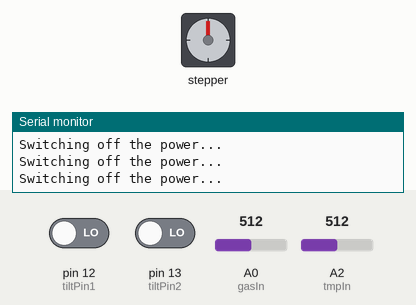
This sketch was run on a simulated Arduino Uno, built with avr-gcc and run on an emulated ATmega328P. Shown: stepper motor, the last lines printed to the serial monitor. The test bench sets the inputs (shaded band); at power-on: A2 (tmpIn) = 512, A0 (gasIn) = 512, pin 12 (tiltPin1) LOW, pin 13 (tiltPin2) LOW. Stepper angles assume 400 steps per turn.

Above: at 1.2 s.
1.3 s: A2 (tmpIn) set to 216
4.3 s: A2 (tmpIn) set to 188
At 5.5 s:
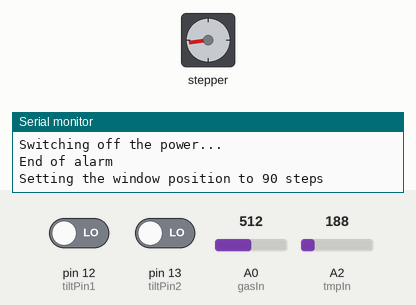
5.9 s: A2 (tmpIn) set to 210
At 6.19 s:
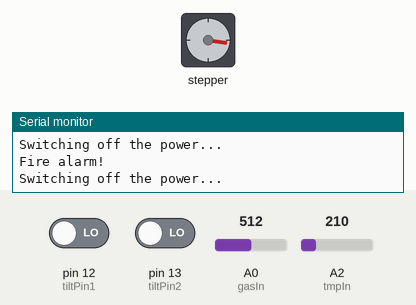
8.9 s: A2 (tmpIn) set to 190
At 9.4 s:
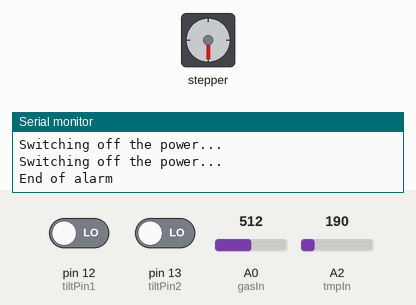
10.4 s: A0 (gasIn) set to 608
11.9 s: A0 (gasIn) set to 633
At 12.32 s:
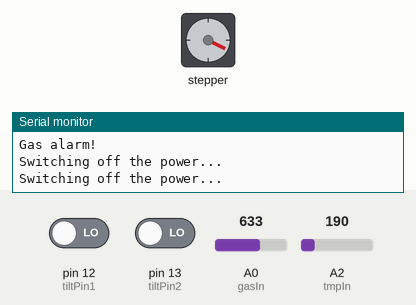
Timing chart, 0 to 15.9 s (numbered marks = the images above; inputs shaded):
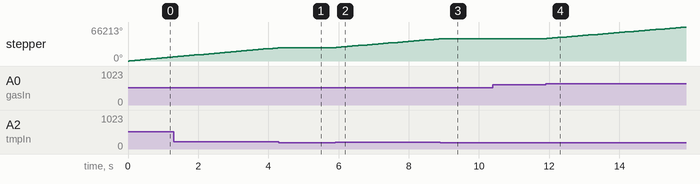

The sketch:

main.ino
```cpp
#include <Servo.h>
#include <Stepper.h>

int howManyTime();

class Device {
    protected:
        byte pin;
        bool automatic = 1;
        int from = 0;
        int to = 0;

    public:
        Device(char pin) {
            this->pin = pin;
        }

        byte getPin(){
            return this->pin;
        }

        bool isAuto() {
            bool result;
            if (this->automatic) {
                if (from > to) {
                    result = (howManyTime() > from || howManyTime() < to);
                } else if (from < to) {
                    result = (howManyTime() > from && howManyTime() < to);
                } else result = 1;
            } else result = 0;
            return result;
        }

        void setAuto(int _from = 0, int _to = 0){
            this->automatic = true;

            this->from = _from;
            Serial.print("From ");
            Serial.print(this->from, DEC);
            this->to = _to;
            Serial.print(" to ");
            Serial.println(this->to, DEC);
        }

        void setManual() {
            this->automatic = false;
        }
};

//Digital input/output
const byte RX = 0;
const byte TX = 1;
Device power(3);
Device window(6);
const byte alarm = 11;
const byte tiltPin1 = 12;
const byte tiltPin2 = 13;

//Analog input/output
const byte gasIn = 0;
const byte tmpIn = 2;

//Time of launching
int startupClock = 0;

//Engines
Stepper windowEngine(400, 6, 7);

//Room conditions and modes
bool moving;
byte windowPosA = 0, windowPosB = 0, alarmType = 0, called = 0;
char commandString[6];
int premillis = 0;

void setup()
{
    Serial.begin(115200);

    //initialization of WiFi-module
    send("AT+CWMODE=2", 10);
    send("AT+CIFSR", 10);
    send("AT+CIPMUX=1", 10);
    send("AT+CIPSERVER=1,80", 10);

    windowEngine.setSpeed(3000);

    //no alarm while the signal is
    digitalWrite(alarm, HIGH);
}

void loop()
{
    check();

    if (!alarmType) {
        digitalWrite(alarm, HIGH);

        cmd();
        temperatureControl();
    } else {
        at_alarm();
        Serial.println("Switching off the power...");
        digitalWrite(power.getPin(), LOW);
        if (called != alarmType) calling(alarmType);
    }

    delay(100);
}

//TODO: Split this function, it is too large
void cmd() {
    int len= 0;
    while (Serial.available() > 0) {
        commandString[len] = Serial.read();
        delay(1);
        len++;
    }
    commandString[len] = '\0';

    if (len) {
        int from = (!commandString[0] && !commandString[2]) ? commandString[2] * 60 + commandString[3] : 0;
        int to = (!commandString[0] && !commandString[2]) ? commandString[4] * 60 + commandString[5] : 0;

        switch(commandString[0]) {
            case 0:
                switch (commandString[1]) {
                    case 3:
                        Serial.println("Automatic mode for the power");
                        power.setAuto(from, to);
                        break;
                    case 6:
                    case 7:
                        Serial.println("Automatic mode for the window");
                        window.setAuto(from, to);
                        break;
                    default:
                        Serial.println("Wrong device");
                }
                break;
            case 1:
                switch (commandString[1]) {
                    case 3:
                        Serial.print("Switching power to ");
                        Serial.println(!digitalRead(power.getPin()));

                        power.setManual();
                        break;
                    case 6:
                    case 7:
                        windowPosB = commandString[2] * 10;
                        if (windowPosA != windowPosB) {
                            Serial.print("Setting the window position to ");
                            Serial.print(windowPosB, DEC);
                            Serial.println(" steps");

                            window.setManual();
                            windowEngine.step(windowPosB - windowPosA);
                            windowPosA = windowPosB;
                        }
                        break;
                    default:
                        Serial.println("Wrong device");
                }
                break;
            case 2:
                startupClock = commandString[1] * 60 + commandString[2] - ((millis() / 60000) % 1440);
                if (startupClock < 0) startupClock += 1440;
                break;
            default:
                Serial.println("Wrong command");
        }

        commandString[0] = 0;
    }
}

void calling(int mode) {
    switch (mode) {
        case 1:
            Serial.println("Fire alarm!");
            break;
        case 2:
            Serial.println("Home invasion!");
            break;
        case 4:
            Serial.println("Gas alarm!");
            break;
        default:
            Serial.println("Invalid alarm code");
    }

    switch (mode) {
        case 1:
        case 2:
        case 4: called = mode;
    }
}

void temperatureControl() {
    if (window.isAuto()) {
        if (windowPosA != windowPosB) {
            Serial.print("Setting the window position to ");
            Serial.print(windowPosB, DEC);
            Serial.println(" steps");

            windowEngine.step(windowPosB - windowPosA);
            windowPosA = windowPosB;
        }
    }
}

int howManyTime() {
    int result = startupClock + ((millis() / 60000) % 1440);
    if (result > 1440) result -= 1440;
    return result;
}

void send(String command, const int timeout) {
    String response = "";
    Serial.println(command);
    long int time = millis();
    while((time + timeout) > millis()) {
        while(Serial.available()) {
            char c = Serial.read();
            response += c;
        }
    }
}

//Reads or initialize values of sensors
void check() {
    const short tmp = analogRead(tmpIn);

    if (tmp >= 200) alarmType = 1;
    else if (analogRead(gasIn) >= 625) alarmType = 4;
    else if (digitalRead(tiltPin1) || digitalRead(tiltPin2)) alarmType = 2;
    else {
        if (alarmType) Serial.println("End of alarm");
        alarmType = 0;
    }

    if (!alarmType) called = 0;

    windowPosB = constrain(
        map(tmp, 144, 160, 0, 90),
        0, 90
    );
}

//Turns on alarm and opens escape routes
void at_alarm() {
    digitalWrite(alarm, LOW);
    windowEngine.step(1000 - windowPosA);
}
```

Measured:
- the behaviour switches between 200 and 199 on A2 (tmpIn) (found by bisection; images 0 and 1)
- the behaviour switches between 624 and 625 on A0 (gasIn) (found by bisection; images 3 and 4)
- after the input at 5.9 s, stepper: keeps turning clockwise at about 5796°/s, starting at once
- after the input at 8.9 s, stepper: goes on until 8.9 s, then stays 43380°
- after the input at 10.4 s, every drawn part: stays the same
- after the input at 11.9 s, stepper: keeps turning clockwise at about 5739°/s, starting at once
